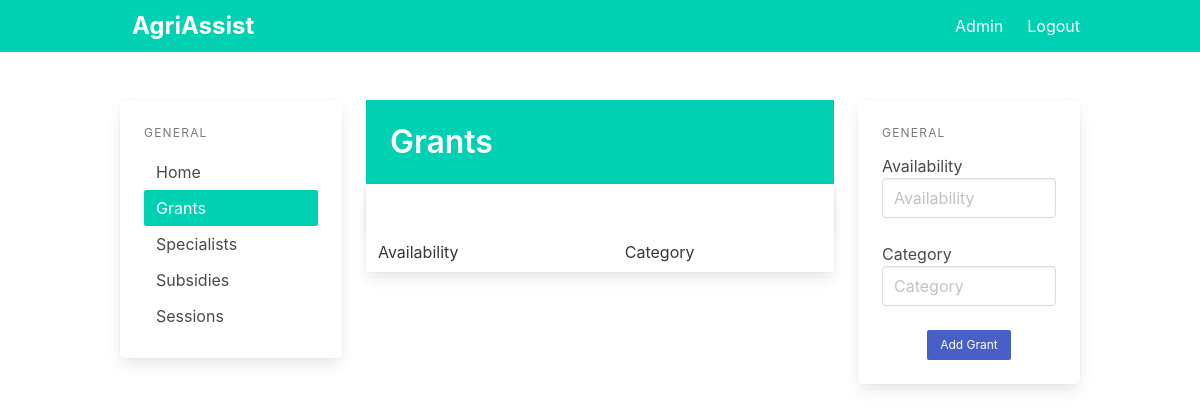
The page /grants (signed in) on the database as committed earlier.
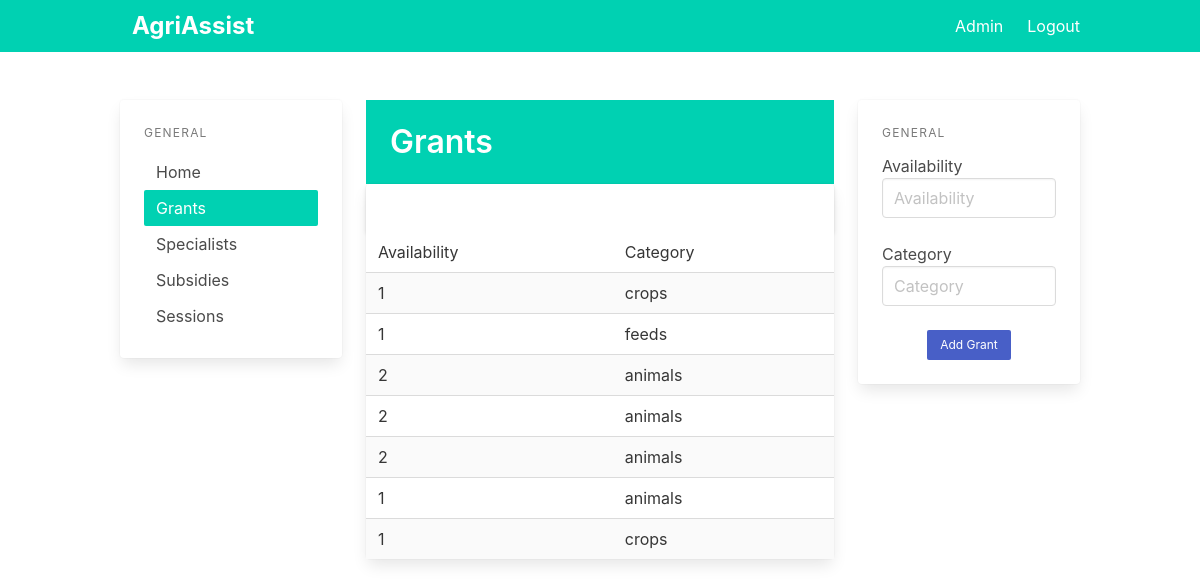
The same page on the database as committed later.
### app/models.py (models this page shows)
class Grant(db.Model):
    id = db.Column(db.Integer, primary_key=True)
    availability = db.Column(db.String(100))
    category = db.Column(db.String(100))

### app/pages.py (the view, shortened to what this page needs)
@page.route('/grants', methods=['GET', 'POST'])
@login_required
def grants():
    grants = Grant.query.all()
    return render_template('grants.html', grants=grants)

### app/__init__.py (called while the page is built)
def create_app():
    app = Flask(__name__)
    app.config.from_pyfile('settings.py')
    app.config["FLASK_DEBUG"] = True
    app.config['SECRET_KEY'] = 'secret-key-goes-here'
    app.config['SQLALCHEMY_DATABASE_URI'] = 'sqlite:///db.sqlite'
    db.init_app(app)
    login_manager = LoginManager()
    login_manager.login_view = 'auth.login'
    login_manager.init_app(app)
    from .models import Admin
    @login_manager.user_loader
    def load_user(user_id):
        return Admin.query.get(int(user_id))
    with app.app_context():
        db.create_all()
    from .auth import auth as auth_blueprint
    app.register_blueprint(auth_blueprint)
    from .pages import page as page_blueprint
    app.register_blueprint(page_blueprint)
    from .main import main as main_blueprint
    app.register_blueprint(main_blueprint)
    return app

### app/templates/grants.html (shortened to what this page needs)
{% extends "base.html" %}
{% block content %}
<div class="columns">
    <div class="column is-3">
        <div class="card">
            <aside class="menu is-hidden-mobile card-content">
                <p class="menu-label">
                    General
                </p>
                <ul class="menu-list">
                    <li><a href="/">Home</a></li>
                    <li><a href="{{ url_for('page.grants') }}" class="has-background-primary has-text-white">Grants</a>
                    </li>
                    <li><a href="{{ url_for('page.specialists') }}">Specialists</a></li>
                    <li><a href="{{ url_for('page.subsidies') }}">Subsidies</a></li>
                    <li><a href="{{ url_for('page.sessions') }}">Sessions</a></li>
                </ul>
            </aside>
        </div>
    </div>
    <div class="column is-6">
        <section class="hero is-primary welcome is-small">
            <div class="hero-body">
                <div class="">
                    <h1 class="title">
                        Grants
                    </h1>
                </div>
            </div>
        </section>
        <div class="is-3">
            <div class="card events-card">
                <header class="card-header">
                    <a href="#" class="card-header-icon" aria-label="more options">
                        <span class="icon">
                        </span>
                    </a>
                </header>
                <div class="card-table">
                    <div class="content">
                        <table class="table is-fullwidth is-striped">
                            <tbody>
                                <tr>
                                    <td>Availability</td>
                                    <td>Category</td>
                                </tr>
                                {% for grant in grants %}
                                <tr>
                                    <td>{{grant.availability}}</td>
                                    <td>{{grant.category}}</td>
                                </tr>
                                {% endfor %}
                            </tbody>
                        </table>
                    </div>
                </div>
            </div>
        </div>
        <br />
    </div>
    <div class="column is-3">
        <div class="card">
            <div class="card-content">
                <div class="content">
                    <aside class="menu is-hidden-mobile">
                        <p class="menu-label">
                            General
                        </p>
                        <div class="file is-centered is-boxed is-success has-name">
                            <form method="POST">
                                <label class="file-label">
                                    <div class="control">
                                        <label>Availability</label>
                                        <input class="input" type="text" placeholder="Availability" name="availability">
                                    </div>
                                    <br />
                                    <div class="control">
                                        <label>Category</label>
                                        <input class="input" type="text" placeholder="Category" name="category">
                                    </div>
                                    <br />
                                    <div class="field is-grouped is-grouped-centered">
                                        <p class="control">
                                            <input type="submit" value="Add Grant"
                                                class="button is-primary is-link is-small">
                                        </p>
                                    </div>
                                </label>
                            </form>
                        </div>
                    </aside>
                </div>
            </div>
        </div>
    </div>
</div>
{% endblock %}

### app/templates/base.html (shortened to what this page needs)
<!DOCTYPE html>
<html lang="en">
<head>
  <link rel="stylesheet" href="https://cdn.jsdelivr.net/npm/bulma@0.9.4/css/bulma.min.css">
</head>
<body>
  <section class="is-fullheight">
    <nav class="navbar is-primary">
      <div class="container">
        <div id="navbarMenuHeroA" class="navbar-menu">
          <div class="navbar-start">
            <a href="{{ url_for('main.index') }}" class="navbar-item label is-large">
              AgriAssist
            </a>
          </div>
          <div class="navbar-end">
            {% if current_user.is_authenticated %}
            <a href="{{ url_for('main.index') }}" class="navbar-item">
              Admin
            </a>
            {% endif %}
            {% if current_user.is_authenticated %}
            <a href="{{ url_for('auth.logout') }}" class="navbar-item">
              Logout
            </a>
            {% endif %}
          </div>
        </div>
      </div>
    </nav>
    <div class="hero-body">
      <div class="container">
        {% block content %}
        {% endblock %}
      </div>
    </div>
  </section>
</body>
</html>

Rows that differ between the two databases and show on the page:
added Grant: availability "1", category "crops"
added Grant: availability "1", category "feeds"
added Grant: availability "2", category "animals"
added Grant: availability "2", category "animals"
added Grant: availability "2", category "animals"
added Grant: availability "1", category "animals"
added Grant: availability "1", category "crops"
